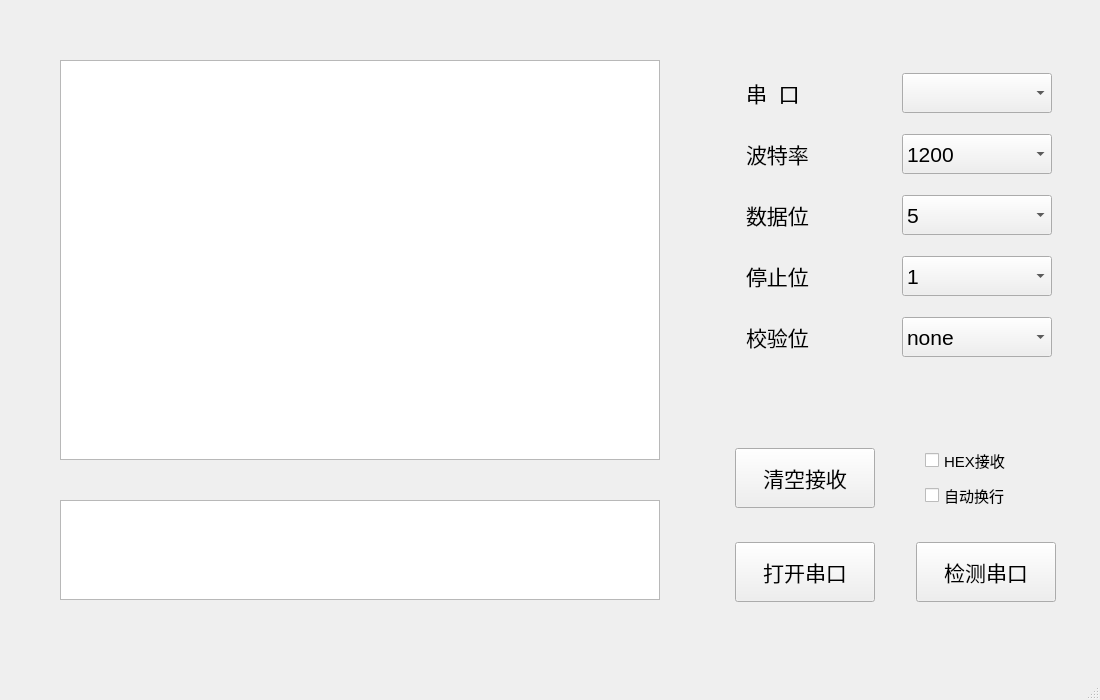
<?xml version="1.0" encoding="UTF-8"?>
<ui version="4.0">
 <class>MainWindow</class>
 <widget class="QMainWindow" name="MainWindow">
  <property name="geometry">
   <rect>
    <x>0</x>
    <y>0</y>
    <width>1100</width>
    <height>700</height>
   </rect>
  </property>
  <property name="minimumSize">
   <size>
    <width>1100</width>
    <height>700</height>
   </size>
  </property>
  <property name="maximumSize">
   <size>
    <width>1100</width>
    <height>700</height>
   </size>
  </property>
  <property name="font">
   <font>
    <pointsize>11</pointsize>
   </font>
  </property>
  <property name="windowTitle">
   <string>Serial Port Assistant</string>
  </property>
  <widget class="QWidget" name="centralwidget">
   <widget class="QPlainTextEdit" name="recvEdit">
    <property name="geometry">
     <rect>
      <x>60</x>
      <y>60</y>
      <width>600</width>
      <height>400</height>
     </rect>
    </property>
    <property name="font">
     <font>
      <pointsize>15</pointsize>
     </font>
    </property>
    <property name="readOnly">
     <bool>true</bool>
    </property>
   </widget>
   <widget class="QWidget" name="widget_6" native="true">
    <property name="geometry">
     <rect>
      <x>700</x>
      <y>50</y>
      <width>420</width>
      <height>321</height>
     </rect>
    </property>
    <layout class="QVBoxLayout" name="verticalLayout">
     <property name="spacing">
      <number>0</number>
     </property>
     <property name="leftMargin">
      <number>0</number>
     </property>
     <property name="topMargin">
      <number>0</number>
     </property>
     <property name="rightMargin">
      <number>0</number>
     </property>
     <property name="bottomMargin">
      <number>0</number>
     </property>
     <item>
      <widget class="QWidget" name="widget" native="true">
       <property name="minimumSize">
        <size>
         <width>400</width>
         <height>50</height>
        </size>
       </property>
       <property name="maximumSize">
        <size>
         <width>400</width>
         <height>35</height>
        </size>
       </property>
       <layout class="QHBoxLayout" name="horizontalLayout">
        <property name="spacing">
         <number>0</number>
        </property>
        <property name="leftMargin">
         <number>0</number>
        </property>
        <property name="topMargin">
         <number>0</number>
        </property>
        <property name="rightMargin">
         <number>0</number>
        </property>
        <property name="bottomMargin">
         <number>0</number>
        </property>
        <item>
         <widget class="QLabel" name="label">
          <property name="enabled">
           <bool>true</bool>
          </property>
          <property name="minimumSize">
           <size>
            <width>10</width>
            <height>40</height>
           </size>
          </property>
          <property name="maximumSize">
           <size>
            <width>110</width>
            <height>40</height>
           </size>
          </property>
          <property name="font">
           <font>
            <pointsize>16</pointsize>
           </font>
          </property>
          <property name="text">
           <string>串  口</string>
          </property>
         </widget>
        </item>
        <item>
         <widget class="QComboBox" name="serailCb">
          <property name="minimumSize">
           <size>
            <width>150</width>
            <height>40</height>
           </size>
          </property>
          <property name="maximumSize">
           <size>
            <width>100</width>
            <height>40</height>
           </size>
          </property>
          <property name="font">
           <font>
            <pointsize>16</pointsize>
           </font>
          </property>
          <property name="currentIndex">
           <number>-1</number>
          </property>
         </widget>
        </item>
       </layout>
      </widget>
     </item>
     <item>
      <widget class="QWidget" name="widget_2" native="true">
       <property name="minimumSize">
        <size>
         <width>400</width>
         <height>50</height>
        </size>
       </property>
       <property name="maximumSize">
        <size>
         <width>400</width>
         <height>35</height>
        </size>
       </property>
       <layout class="QHBoxLayout" name="horizontalLayout_3">
        <property name="spacing">
         <number>0</number>
        </property>
        <property name="leftMargin">
         <number>0</number>
        </property>
        <property name="topMargin">
         <number>0</number>
        </property>
        <property name="rightMargin">
         <number>0</number>
        </property>
        <property name="bottomMargin">
         <number>0</number>
        </property>
        <item>
         <widget class="QLabel" name="label_2">
          <property name="enabled">
           <bool>true</bool>
          </property>
          <property name="minimumSize">
           <size>
            <width>10</width>
            <height>40</height>
           </size>
          </property>
          <property name="maximumSize">
           <size>
            <width>110</width>
            <height>40</height>
           </size>
          </property>
          <property name="font">
           <font>
            <pointsize>16</pointsize>
           </font>
          </property>
          <property name="text">
           <string>波特率</string>
          </property>
         </widget>
        </item>
        <item>
         <widget class="QComboBox" name="baundrateCb">
          <property name="minimumSize">
           <size>
            <width>150</width>
            <height>40</height>
           </size>
          </property>
          <property name="maximumSize">
           <size>
            <width>150</width>
            <height>40</height>
           </size>
          </property>
          <property name="font">
           <font>
            <pointsize>16</pointsize>
           </font>
          </property>
          <property name="currentText">
           <string>1200</string>
          </property>
          <item>
           <property name="text">
            <string>1200</string>
           </property>
          </item>
          <item>
           <property name="text">
            <string>2400</string>
           </property>
          </item>
          <item>
           <property name="text">
            <string>4800</string>
           </property>
          </item>
          <item>
           <property name="text">
            <string>9600</string>
           </property>
          </item>
          <item>
           <property name="text">
            <string>19200</string>
           </property>
          </item>
          <item>
           <property name="text">
            <string>38400</string>
           </property>
          </item>
          <item>
           <property name="text">
            <string>57600</string>
           </property>
          </item>
          <item>
           <property name="text">
            <string>115200</string>
           </property>
          </item>
         </widget>
        </item>
       </layout>
      </widget>
     </item>
     <item>
      <widget class="QWidget" name="widget_3" native="true">
       <property name="minimumSize">
        <size>
         <width>400</width>
         <height>50</height>
        </size>
       </property>
       <property name="maximumSize">
        <size>
         <width>400</width>
         <height>35</height>
        </size>
       </property>
       <property name="font">
        <font>
         <pointsize>16</pointsize>
        </font>
       </property>
       <layout class="QHBoxLayout" name="horizontalLayout_2">
        <property name="spacing">
         <number>0</number>
        </property>
        <property name="leftMargin">
         <number>0</number>
        </property>
        <property name="topMargin">
         <number>0</number>
        </property>
        <property name="rightMargin">
         <number>0</number>
        </property>
        <property name="bottomMargin">
         <number>0</number>
        </property>
        <item>
         <widget class="QLabel" name="label_3">
          <property name="enabled">
           <bool>true</bool>
          </property>
          <property name="minimumSize">
           <size>
            <width>10</width>
            <height>40</height>
           </size>
          </property>
          <property name="maximumSize">
           <size>
            <width>110</width>
            <height>40</height>
           </size>
          </property>
          <property name="font">
           <font>
            <pointsize>16</pointsize>
           </font>
          </property>
          <property name="text">
           <string>数据位</string>
          </property>
         </widget>
        </item>
        <item>
         <widget class="QComboBox" name="databitCb">
          <property name="minimumSize">
           <size>
            <width>150</width>
            <height>40</height>
           </size>
          </property>
          <property name="maximumSize">
           <size>
            <width>150</width>
            <height>40</height>
           </size>
          </property>
          <property name="font">
           <font>
            <pointsize>16</pointsize>
           </font>
          </property>
          <property name="currentText">
           <string>5</string>
          </property>
          <item>
           <property name="text">
            <string>5</string>
           </property>
          </item>
          <item>
           <property name="text">
            <string>6</string>
           </property>
          </item>
          <item>
           <property name="text">
            <string>7</string>
           </property>
          </item>
          <item>
           <property name="text">
            <string>8</string>
           </property>
          </item>
         </widget>
        </item>
       </layout>
      </widget>
     </item>
     <item>
      <widget class="QWidget" name="widget_4" native="true">
       <property name="minimumSize">
        <size>
         <width>400</width>
         <height>50</height>
        </size>
       </property>
       <property name="maximumSize">
        <size>
         <width>400</width>
         <height>35</height>
        </size>
       </property>
       <layout class="QHBoxLayout" name="horizontalLayout_4">
        <property name="spacing">
         <number>0</number>
        </property>
        <property name="leftMargin">
         <number>0</number>
        </property>
        <property name="topMargin">
         <number>0</number>
        </property>
        <property name="rightMargin">
         <number>0</number>
        </property>
        <property name="bottomMargin">
         <number>0</number>
        </property>
        <item>
         <widget class="QLabel" name="label_4">
          <property name="enabled">
           <bool>true</bool>
          </property>
          <property name="minimumSize">
           <size>
            <width>10</width>
            <height>40</height>
           </size>
          </property>
          <property name="maximumSize">
           <size>
            <width>110</width>
            <height>40</height>
           </size>
          </property>
          <property name="font">
           <font>
            <pointsize>16</pointsize>
           </font>
          </property>
          <property name="text">
           <string>停止位</string>
          </property>
         </widget>
        </item>
        <item>
         <widget class="QComboBox" name="stopbitCb">
          <property name="minimumSize">
           <size>
            <width>150</width>
            <height>40</height>
           </size>
          </property>
          <property name="maximumSize">
           <size>
            <width>150</width>
            <height>40</height>
           </size>
          </property>
          <property name="font">
           <font>
            <pointsize>16</pointsize>
           </font>
          </property>
          <item>
           <property name="text">
            <string>1</string>
           </property>
          </item>
          <item>
           <property name="text">
            <string>1.5</string>
           </property>
          </item>
          <item>
           <property name="text">
            <string>2</string>
           </property>
          </item>
         </widget>
        </item>
       </layout>
      </widget>
     </item>
     <item>
      <widget class="QWidget" name="widget_5" native="true">
       <property name="minimumSize">
        <size>
         <width>400</width>
         <height>50</height>
        </size>
       </property>
       <property name="maximumSize">
        <size>
         <width>400</width>
         <height>35</height>
        </size>
       </property>
       <layout class="QHBoxLayout" name="horizontalLayout_5">
        <property name="spacing">
         <number>0</number>
        </property>
        <property name="leftMargin">
         <number>0</number>
        </property>
        <property name="topMargin">
         <number>0</number>
        </property>
        <property name="rightMargin">
         <number>0</number>
        </property>
        <property name="bottomMargin">
         <number>0</number>
        </property>
        <item>
         <widget class="QLabel" name="label_5">
          <property name="enabled">
           <bool>true</bool>
          </property>
          <property name="minimumSize">
           <size>
            <width>10</width>
            <height>40</height>
           </size>
          </property>
          <property name="maximumSize">
           <size>
            <width>110</width>
            <height>40</height>
           </size>
          </property>
          <property name="font">
           <font>
            <pointsize>16</pointsize>
           </font>
          </property>
          <property name="text">
           <string>校验位</string>
          </property>
         </widget>
        </item>
        <item>
         <widget class="QComboBox" name="checkbitCb">
          <property name="minimumSize">
           <size>
            <width>150</width>
            <height>40</height>
           </size>
          </property>
          <property name="maximumSize">
           <size>
            <width>150</width>
            <height>40</height>
           </size>
          </property>
          <property name="font">
           <font>
            <pointsize>16</pointsize>
           </font>
          </property>
          <item>
           <property name="text">
            <string>none</string>
           </property>
          </item>
          <item>
           <property name="text">
            <string>奇校验</string>
           </property>
          </item>
          <item>
           <property name="text">
            <string>偶校验</string>
           </property>
          </item>
         </widget>
        </item>
       </layout>
      </widget>
     </item>
    </layout>
   </widget>
   <widget class="QTextEdit" name="sendEdit">
    <property name="geometry">
     <rect>
      <x>60</x>
      <y>500</y>
      <width>600</width>
      <height>100</height>
     </rect>
    </property>
    <property name="font">
     <font>
      <pointsize>15</pointsize>
     </font>
    </property>
   </widget>
   <widget class="QWidget" name="widget_8" native="true">
    <property name="geometry">
     <rect>
      <x>700</x>
      <y>420</y>
      <width>391</width>
      <height>201</height>
     </rect>
    </property>
    <layout class="QGridLayout" name="gridLayout">
     <item row="0" column="0">
      <widget class="QPushButton" name="pushButton">
       <property name="minimumSize">
        <size>
         <width>140</width>
         <height>60</height>
        </size>
       </property>
       <property name="maximumSize">
        <size>
         <width>140</width>
         <height>60</height>
        </size>
       </property>
       <property name="font">
        <font>
         <pointsize>16</pointsize>
        </font>
       </property>
       <property name="text">
        <string>清空接收</string>
       </property>
      </widget>
     </item>
     <item row="0" column="1">
      <widget class="QWidget" name="widget_7" native="true">
       <layout class="QVBoxLayout" name="verticalLayout_2">
        <item>
         <widget class="QCheckBox" name="chk_rev_hex">
          <property name="text">
           <string>HEX接收</string>
          </property>
         </widget>
        </item>
        <item>
         <widget class="QCheckBox" name="chk_rev_line">
          <property name="text">
           <string>自动换行</string>
          </property>
         </widget>
        </item>
       </layout>
      </widget>
     </item>
     <item row="1" column="0">
      <widget class="QPushButton" name="openBt">
       <property name="minimumSize">
        <size>
         <width>140</width>
         <height>60</height>
        </size>
       </property>
       <property name="maximumSize">
        <size>
         <width>140</width>
         <height>60</height>
        </size>
       </property>
       <property name="font">
        <font>
         <pointsize>16</pointsize>
        </font>
       </property>
       <property name="text">
        <string>打开串口</string>
       </property>
      </widget>
     </item>
     <item row="1" column="1">
      <widget class="QPushButton" name="btnSerialCheck">
       <property name="minimumSize">
        <size>
         <width>140</width>
         <height>60</height>
        </size>
       </property>
       <property name="maximumSize">
        <size>
         <width>140</width>
         <height>60</height>
        </size>
       </property>
       <property name="font">
        <font>
         <pointsize>16</pointsize>
        </font>
       </property>
       <property name="text">
        <string>检测串口</string>
       </property>
      </widget>
     </item>
    </layout>
   </widget>
   <widget class="QWidget" name="widget_9" native="true">
    <property name="geometry">
     <rect>
      <x>1320</x>
      <y>1000</y>
      <width>440</width>
      <height>154</height>
     </rect>
    </property>
    <layout class="QGridLayout" name="gridLayout_2">
     <property name="horizontalSpacing">
      <number>12</number>
     </property>
     <item row="1" column="0" rowspan="2">
      <widget class="QPushButton" name="sendBt">
       <property name="minimumSize">
        <size>
         <width>200</width>
         <height>80</height>
        </size>
       </property>
       <property name="font">
        <font>
         <pointsize>22</pointsize>
        </font>
       </property>
       <property name="text">
        <string>发送</string>
       </property>
      </widget>
     </item>
     <item row="0" column="0">
      <widget class="QCheckBox" name="chk_send_hex">
       <property name="text">
        <string>HEX发送</string>
       </property>
       <property name="checked">
        <bool>false</bool>
       </property>
      </widget>
     </item>
     <item row="0" column="1">
      <widget class="QCheckBox" name="chk_send_line">
       <property name="text">
        <string>发送换行</string>
       </property>
       <property name="checked">
        <bool>true</bool>
       </property>
      </widget>
     </item>
     <item row="1" column="1">
      <widget class="QPushButton" name="btnClearSend">
       <property name="minimumSize">
        <size>
         <width>200</width>
         <height>80</height>
        </size>
       </property>
       <property name="font">
        <font>
         <pointsize>22</pointsize>
        </font>
       </property>
       <property name="text">
        <string>清空</string>
       </property>
      </widget>
     </item>
    </layout>
   </widget>
  </widget>
  <widget class="QMenuBar" name="menubar">
   <property name="geometry">
    <rect>
     <x>0</x>
     <y>0</y>
     <width>1100</width>
     <height>26</height>
    </rect>
   </property>
  </widget>
  <widget class="QStatusBar" name="statusbar"/>
 </widget>
 <resources/>
 <connections/>
</ui>
